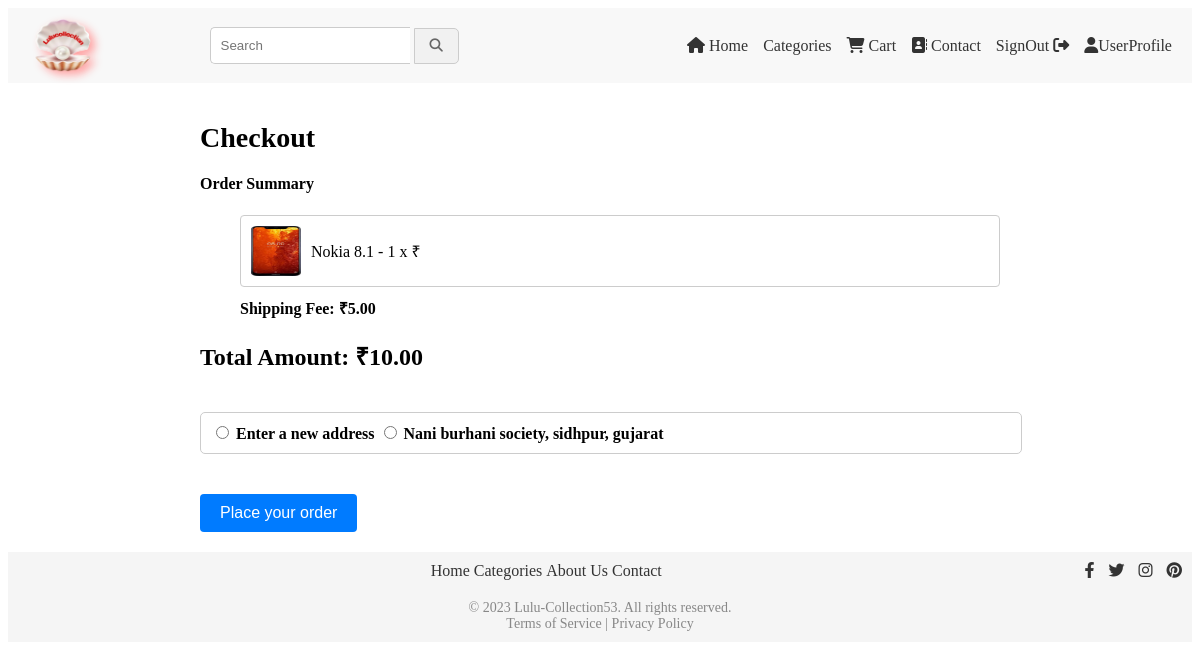
The app's page /checkout/ (signed in), older data.
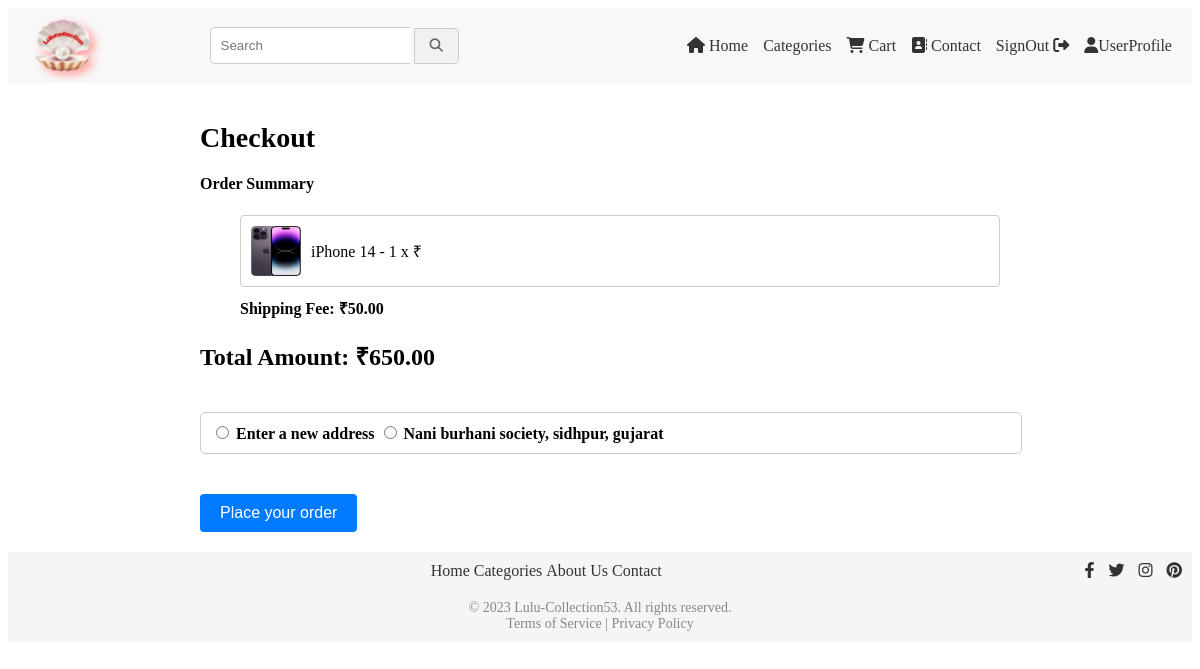
The same page, newer data.
### cart/models.py (models this page shows, shortened)
class CartItem(models.Model):
    cart = models.ForeignKey(Cart, on_delete=models.CASCADE)
    product = models.ForeignKey(Product, on_delete=models.CASCADE)
    quantity = models.PositiveIntegerField(default=1)

class ProductImage(models.Model):
    product = models.ForeignKey(Product, on_delete=models.CASCADE)
    image = models.ImageField(upload_to='product_images')

class Product(models.Model):
    name = models.CharField(max_length=200)
    description = models.TextField()
    price = models.DecimalField(max_digits=8, decimal_places=2)
    shipping_fee = models.DecimalField(max_digits=8, decimal_places=2, default=0)
    initial_stock = models.PositiveIntegerField(default=0)  # Add initial stock field
    stock = models.PositiveIntegerField(default=0)  # Add remaining stock field
    category = models.ForeignKey(Category, on_delete=models.CASCADE)
    seller = models.ForeignKey(Seller, on_delete=models.CASCADE)

class ShippingAddress(models.Model):
    user = models.ForeignKey(User, on_delete=models.CASCADE)
    address = models.CharField(max_length=200)
    city = models.CharField(max_length=100)
    state = models.CharField(max_length=100)
    country = models.CharField(max_length=100)
    postal_code = models.CharField(max_length=20)

### cart/views.py (the view, shortened to what this page needs)
# urls.py: path('checkout/', views.checkout, name='checkout'),
@login_required(login_url='signin')
def checkout(request):
    user = request.user
    cart = Cart.objects.get(user=user)
    cart_items = CartItem.objects.filter(cart=cart)
    old_shipping_addresses = ShippingAddress.objects.filter(user=request.user)
    created_at = request.POST.get('created_at')
    cart_item_data = []
    for item in cart_items:
        product_image = ProductImage.objects.filter(product=item.product).first()
        cart_item_data.append({
            'cart_item': item,
            'product_image': product_image
        })
    subtotal = 0
    total_shipping_fee = 0
    for item in cart_items:
            item_total_price = item.product.price * item.quantity
            subtotal += item_total_price
            total_shipping_fee += item.product.shipping_fee * item.quantity
    total_amount = subtotal + total_shipping_fee
    context = {
        'cart_items': cart_item_data,
        'old_shipping_addresses': old_shipping_addresses,
       'total_amount':total_amount,
       'shipping_fee':total_shipping_fee,
    }
    return render(request, 'checkout.html', context)

### templates/checkout.html (shortened to what this page needs)
<link rel="stylesheet" href="/css/checkout.css">
{% extends 'base.html' %}
{% block content %}
<div class="container">
    <h1>Checkout</h1>
    <div class="row">
            <div class="col-md-4">
                <h4>Order Summary</h4>
                <ul class="list-group">
                    {% for item in cart_items %}
                    <li class="list-group-item">
                        <img class="product-image" src="{{ item.product_image.image.url }}" alt="">
                        {{ item.cart_item.product.name }} - {{ item.cart_item.quantity }} x &#8377;{{ item.cart_itemproduct.price }}
                    </li>
                    {% endfor %}
                    {% if not shipping_fee %}
                    <li class="shipping">
                        <p>Shipping Fee: Free</p>
                    </li>
                    {% else %}
                    <li class="shipping">
                        <p>Shipping Fee: &#8377;{{ shipping_fee }}</p>
                    </li>
                    {% endif %}
                </ul>
                <h5 class="total-amount">Total Amount: &#8377;{{ total_amount }}</h5>
                <form id="checkout_form" method="post" action="{% url 'checkout' %}">
                    <div id="address_choice">
                        <input type="radio" id="new_address" name="address_choice" value="new" >
                        <label for="new_address">Enter a new address</label>
                        {% if old_shipping_addresses %}
                            {% for address in old_shipping_addresses %}
                                <input type="radio" id="address_{{ address.id }}" name="address_choice" value="{{ address.id }}">
                                <label for="address_{{ address.id }}">{{ address.address }}, {{ address.city }}, {{ address.state }}</label><br>
                            {% endfor %}
                        {% else %}
                            <p>You don't have any saved addresses.</p>
                        {% endif %}
                    </div>
                    </div>
                    <button type="submit" id="rzp-button1" class="btn btn-primary">Place your order</button>
        </div>
    </div>
</div>
{% endblock %}

Row changes from the older to the newer data that the page shows:
removed CartItem: product_image.image (picture), cart_item.product.name "Nokia 8.1", cart_item.quantity "1"
added CartItem: product_image.image (picture), cart_item.product.name "iPhone 14", cart_item.quantity "1"
Text that changed along with them:
{{ shipping_fee }}: "5.00" → "50.00"
{{ total_amount }}: "10.00" → "650.00"
